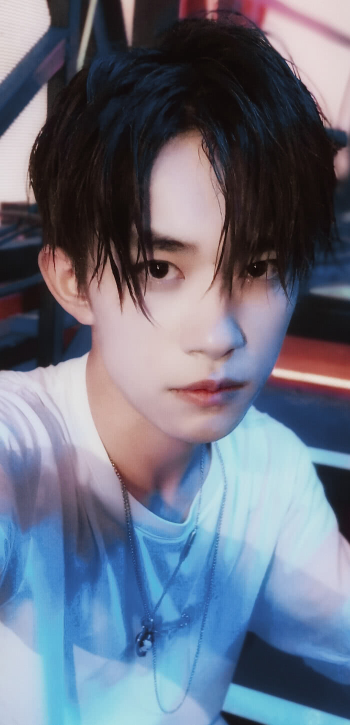
#> input picture PYqt/image/1.jpeg, 700 x 1450 px (shown at 1/2 size)
$ python filechoise.py   (older library calls are emulated)
#> lines starting #> are read from the running program, lines starting #| are printed output that depends on the picture
import os,sys
import tkinter as tk

from tkinter import *
from PIL import Image
from tkinter import filedialog
from tkinter import messagebox


root=Tk()
root.withdraw()
# [5 lines of commented-out code are left out]


def checkfolder(width, height):

#> called with width = 200, height = 300
    if width == '' or height =='':
        messagebox.showinfo("提示","请填写长和宽！")
    elif int(width) < 1 or int(width) < 1 :
        messagebox.showinfo("提示","请填写正确的长和宽！")
    else:
        width = int(width)
        height = int(height)

        filepath = filedialog.askopenfilenames(filetypes=[('all files', '.*'),('imagefiles',('.jpg','png','.jpeg'))])
#> the answer given: PYqt/image/1.jpeg

        for img in filepath:
            pic  = Image.open(img)
#> pic is the input picture: PIL image 700x1450 RGB; mean R, G, B 105.6, 112.3, 129.3
            newpic = pic.resize((width, height),Image.ANTIALIAS)
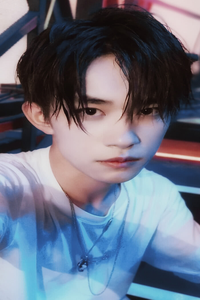
#> newpic: PIL image 200x300 RGB; mean R, G, B 105.6, 112.3, 129.3
            print (newpic)
#| <PIL.Image.Image image mode=RGB size=200x300 at 0x7FD677B0B4D0>

            p,f = os.path.split(img)
            print ( " dir is: " + p)
            print ( " file is: " + f)
            newfilepath = p + "/newfile/"
            if not os.path.exists(newfilepath):
                os.makedirs(newfilepath)

            newpic.save(newfilepath + f)

        messagebox.showinfo("提示","照片转换完成")

checkfolder(200,300)

$ run again, on PYqt/image/4.jpeg
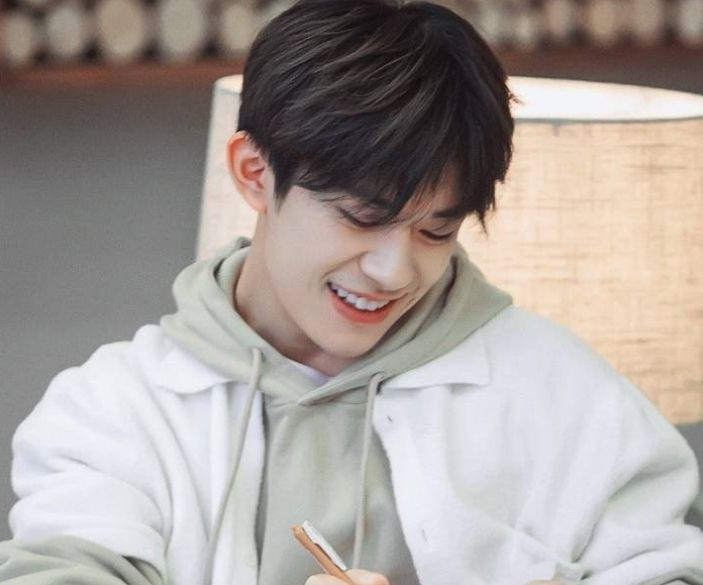
#> input picture PYqt/image/4.jpeg, 703 x 585 px
#> in checkfolder, pic is the input picture: PIL image 703x585 RGB; mean R, G, B 167.1, 159.4, 154.8
#> in checkfolder, `newpic = pic.resize((width, height),Image.ANTIALIAS)`:
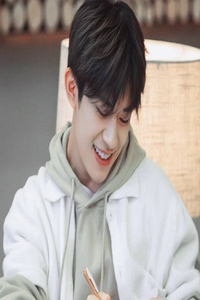
#> newpic: PIL image 200x300 RGB; mean R, G, B 167.1, 159.4, 154.8
#| <PIL.Image.Image image mode=RGB size=200x300 at 0x7FD677B2F210>

$ run again, on PYqt/image/6.jpeg
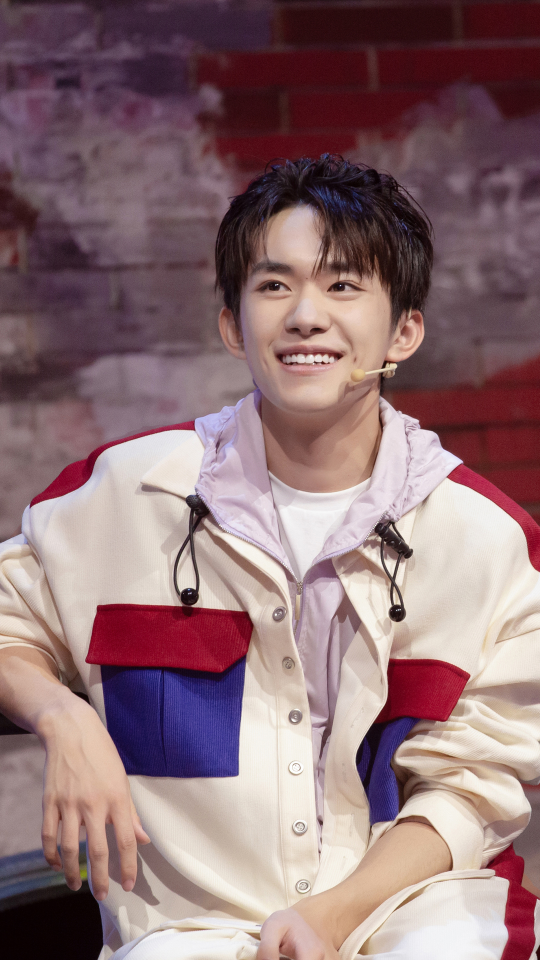
#> input picture PYqt/image/6.jpeg, 1080 x 1920 px (shown at 1/2 size)
#> in checkfolder, pic is the input picture: PIL image 1080x1920 RGB; mean R, G, B 142.2, 113.8, 117.4
#> in checkfolder, `newpic = pic.resize((width, height),Image.ANTIALIAS)`:
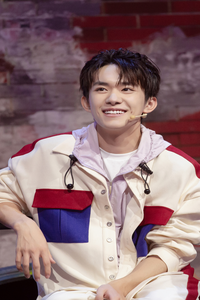
#> newpic: PIL image 200x300 RGB; mean R, G, B 142.2, 113.8, 117.4
#| <PIL.Image.Image image mode=RGB size=200x300 at 0x7FD677B2C810>
